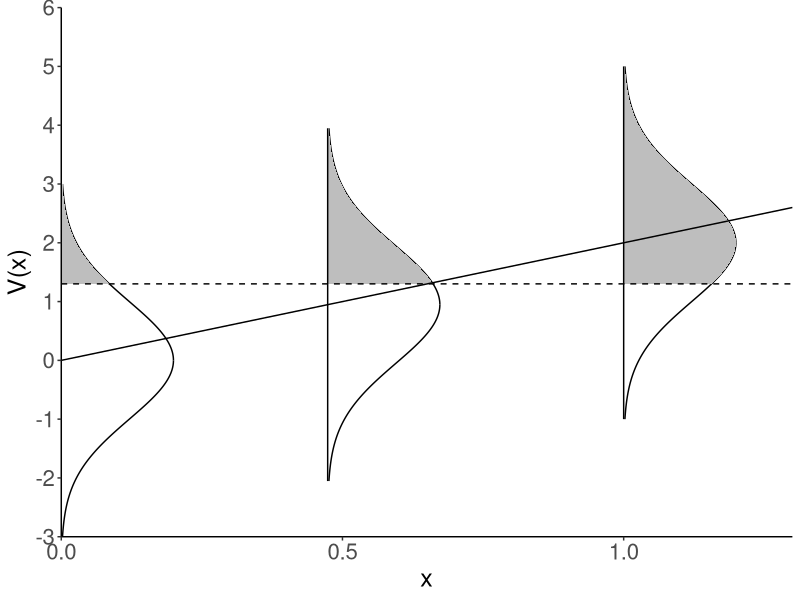

Source code (R):

library(ggplot2)
#
#   Figure 1 (both sides - see diffent inputs below)
#
#   Plot vertical value distributions with shaded regions
#
#   Input parameter values and density blowup factor
#
rm(list=ls())
beta <-  2.0      #2.0 (for plot in left side of Figure 1)   2.62 (for plot in right side of Figure 1)
gamma <- 1.301    #1.301                                     1.644
stdev <- 1
x_place1 <- 0
x_place2 <- 0.4737
x_place3 <- 1
blowup_density <- 0.5
n_interval <- 1000
y <- vector(length=n_interval+1)
density_function <- vector(length=n_interval+1)
#
#   Initialize plot
#
figure <- ggplot() + 
  scale_x_continuous(expand = c(0, 0), limits=c(0, 1.3), breaks=seq(0, 1.3, 0.5)) +
  scale_y_continuous(expand = c(0, 0), limits=c(-3,6), breaks=seq(-3,6,1)) +
  theme(axis.title = element_text(size = 18)) +
  theme(axis.text = element_text(size = 16)) +
  xlab("x") + ylab("V(x)") +
  theme(panel.grid.major = element_blank()) +
  theme(panel.grid.minor = element_blank()) +
  theme(panel.background = element_blank()) +
  theme(axis.line = element_line(colour = "black"))
#
#   Construct first distribution
#
dmean <- beta * x_place1
upper_bound1 <- dmean + 3 * stdev
lower_bound1 <- dmean - 3 * stdev
#
#   Plot upper half of density function
#
y[1] = dmean
density_function[1] = x_place1 + blowup_density * dnorm(y[1], mean=dmean, sd = stdev)
width = (upper_bound1 - dmean) / n_interval
for(j in 1:n_interval)
{
  y[j+1] = y[j] + width
  density_function[j+1] = x_place1 + blowup_density * dnorm(y[j+1], mean=dmean, sd = stdev)
}
plotdata_upper1 <- data.frame(y, density_function)
figure <- figure + geom_line(aes(x=plotdata_upper1$density_function, y=plotdata_upper1$y))
#
#   Plot lower half of density function
#
y[1] = lower_bound1
density_function[1] = x_place1 + blowup_density * dnorm(y[1], mean=dmean, sd = stdev)
width = (dmean - lower_bound1) / n_interval
for(j in 1:n_interval)
{
  y[j+1] = y[j] + width
  density_function[j+1] = x_place1 + blowup_density * dnorm(y[j+1], mean=dmean, sd = stdev)
}
plotdata_lower1 <- data.frame(y, density_function)
figure <- figure + geom_line(aes(x=plotdata_lower1$density_function, y=plotdata_lower1$y))
#
#   Shade portion of density function from gamma to upper_bound2
#
if (gamma >= dmean) {
  cut_low <- gamma
  cut_up <- upper_bound1
  shade <- rbind(c(cut_low,x_place1), 
                 subset(plotdata_upper1, cut_low <= y & y <= cut_up),
                 c(cut_up,x_place1 + blowup_density * dnorm(cut_up, mean=dmean, sd=stdev)), 
                 c(cut_up,x_place1))
} else {
  cut_low <- gamma
  cut_up <- upper_bound1
  shade <- rbind(c(cut_low,x_place1), subset(plotdata_lower1, cut_low <= y & y <= dmean), 
                 subset(plotdata_upper1, dmean <= y & y <= cut_up),
                 c(cut_up,x_place1 + blowup_density * dnorm(cut_up, mean=dmean, sd=stdev)), 
                 c(cut_up,x_place1))
}
figure <- figure + geom_polygon(data = shade, aes(density_function, y), fill="grey") 
#
#   Plot line segment under density function
#
figure <- figure + geom_segment(aes(x=x_place1, y=lower_bound1, xend=x_place1, yend=upper_bound1), linetype=1)
#
#   Construct second distribution
#
dmean <- beta * x_place2
upper_bound2 <- dmean + 3 * stdev
lower_bound2 <- dmean - 3 * stdev
#
#   Plot upper half of density function
#
y[1] = dmean
density_function[1] = x_place2 + blowup_density * dnorm(y[1], mean=dmean, sd = stdev)
width = (upper_bound2 - dmean) / n_interval
for(j in 1:n_interval)
{
  y[j+1] = y[j] + width
  density_function[j+1] = x_place2 + blowup_density * dnorm(y[j+1], mean=dmean, sd = stdev)
}
plotdata_upper2 <- data.frame(y, density_function)
figure <- figure + geom_line(aes(x=plotdata_upper2$density_function, y=plotdata_upper2$y))
#
#   Plot lower half of density function
#
y[1] = lower_bound2
density_function[1] = x_place2 + blowup_density * dnorm(y[1], mean=dmean, sd = stdev)
width = (dmean - lower_bound2) / n_interval
for(j in 1:n_interval)
{
  y[j+1] = y[j] + width
  density_function[j+1] = x_place2 + blowup_density * dnorm(y[j+1], mean=dmean, sd = stdev)
}
plotdata_lower2 <- data.frame(y, density_function)
figure <- figure + geom_line(aes(x=plotdata_lower2$density_function, y=plotdata_lower2$y))
#
#   Shade portion of density function from gamma to upper_bound2
#
if (gamma >= dmean) {
  cut_low <- gamma
  cut_up <- upper_bound2
  shade <- rbind(c(cut_low,x_place2), 
                 subset(plotdata_upper2, cut_low <= y & y <= cut_up),
                 c(cut_up,x_place2 + blowup_density * dnorm(cut_up, mean=dmean, sd=stdev)), 
                 c(cut_up,x_place2))
} else {
  cut_low <- gamma
  cut_up <- upper_bound2
  shade <- rbind(c(cut_low,x_place2), subset(plotdata_lower2, cut_low <= y & y <= dmean), 
                 subset(plotdata_upper2, dmean <= y & y <= cut_up),
                 c(cut_up,x_place2 + blowup_density * dnorm(cut_up, mean=dmean, sd=stdev)), 
                 c(cut_up,x_place2))
}
figure <- figure + geom_polygon(data = shade, aes(density_function, y), fill="grey") 
#
#   Plot line segment under density function
#
figure <- figure + geom_segment(aes(x=x_place2, y=lower_bound2, xend=x_place2, yend=upper_bound2), linetype=1)
#
#   Construct third distribution
#
dmean <- beta * x_place3
upper_bound3 <- dmean + 3 * stdev
lower_bound3 <- dmean - 3 * stdev
#
#   Plot upper half of density function
#
y[1] = dmean
density_function[1] = x_place3 + blowup_density * dnorm(y[1], mean=dmean, sd = stdev)
width = (upper_bound3 - dmean) / n_interval
for(j in 1:n_interval)
{
  y[j+1] = y[j] + width
  density_function[j+1] = x_place3 + blowup_density * dnorm(y[j+1], mean=dmean, sd = stdev)
}
plotdata_upper3 <- data.frame(y, density_function)
figure <- figure + geom_line(aes(x=plotdata_upper3$density_function, y=plotdata_upper3$y))
#
#   Plot lower half of density function
#
y[1] = lower_bound3
density_function[1] = x_place3 + blowup_density * dnorm(y[1], mean=dmean, sd = stdev)
width = (dmean - lower_bound3) / n_interval
for(j in 1:n_interval)
{
  y[j+1] = y[j] + width
  density_function[j+1] = x_place3 + blowup_density * dnorm(y[j+1], mean=dmean, sd = stdev)
}
plotdata_lower3 <- data.frame(y, density_function)
figure <- figure + geom_line(aes(x=plotdata_lower3$density_function, y=plotdata_lower3$y))
#
#   Shade portion of density function from gamma to upper_bound3
#
if (gamma >= dmean) {
  cut_low <- gamma
  cut_up <- upper_bound3
  shade <- rbind(c(cut_low,x_place3), 
                 subset(plotdata_upper3, cut_low <= y & y <= cut_up),
                 c(cut_up,x_place3 + blowup_density * dnorm(cut_up, mean=dmean, sd=stdev)), 
                 c(cut_up,x_place3))
} else {
  cut_low <- gamma
  cut_up <- upper_bound3
  shade <- rbind(c(cut_low,x_place3), subset(plotdata_lower3, cut_low <= y & y <= dmean), 
                 subset(plotdata_upper3, dmean <= y & y <= cut_up),
                 c(cut_up,x_place3 + blowup_density * dnorm(cut_up, mean=dmean, sd=stdev)), 
                 c(cut_up,x_place3))
}
figure <- figure + geom_polygon(data = shade, aes(density_function, y), fill="grey") 
#
#   Plot line segment under density function
#
figure <- figure + geom_segment(aes(x=x_place3, y=lower_bound3, xend=x_place3, yend=upper_bound3), linetype=1)
#
#   Plot V(x) = beta * x and horizontal line at gamma
#
x <- c(x_place1, x_place2, x_place3, x_place3+0.3)
y <- beta * x
plotdata_V <- data.frame(x, y)
figure <- figure + 
  geom_line(aes(x=plotdata_V$x, y=plotdata_V$y)) +
  geom_hline(yintercept=gamma, linetype=2)

figure

